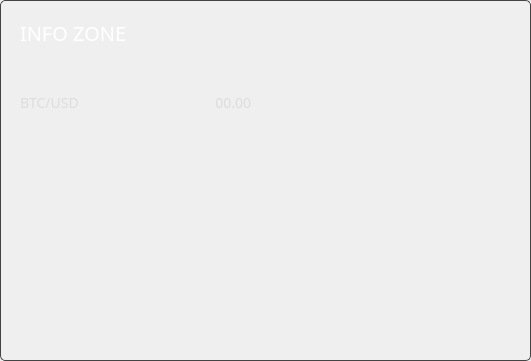
      <widget class="QGroupBox" name="ov_marketBox">
       <property name="geometry">
        <rect>
         <x>510</x>
         <y>20</y>
         <width>531</width>
         <height>361</height>
        </rect>
       </property>
       <property name="styleSheet">
        <string notr="true">border-radius: 5px; border: 1px solid #444;</string>
       </property>
       <property name="title">
        <string/>
       </property>
       <widget class="QLabel" name="m_chart">
        <property name="geometry">
         <rect>
          <x>20</x>
          <y>140</y>
          <width>481</width>
          <height>191</height>
         </rect>
        </property>
        <property name="minimumSize">
         <size>
          <width>481</width>
          <height>191</height>
         </size>
        </property>
        <property name="styleSheet">
         <string notr="true">border: none;</string>
        </property>
        <property name="text">
         <string/>
        </property>
       </widget>
       <widget class="QLabel" name="m_volume">
        <property name="geometry">
         <rect>
          <x>380</x>
          <y>90</y>
          <width>111</width>
          <height>25</height>
         </rect>
        </property>
        <property name="font">
         <font>
          <family>Poppins</family>
          <pointsize>-1</pointsize>
         </font>
        </property>
        <property name="styleSheet">
         <string notr="true">color: #ddd;
background: transparent;
font-family: Poppins;
font-size: 14px;
border: none;</string>
        </property>
        <property name="text">
         <string notr="true"></string>
        </property>
        <property name="alignment">
         <set>Qt::AlignRight|Qt::AlignTrailing|Qt::AlignVCenter</set>
        </property>
       </widget>
       <widget class="QLabel" name="m_marketCap">
        <property name="geometry">
         <rect>
          <x>410</x>
          <y>60</y>
          <width>81</width>
          <height>25</height>
         </rect>
        </property>
        <property name="font">
         <font>
          <family>Poppins</family>
          <pointsize>-1</pointsize>
         </font>
        </property>
        <property name="styleSheet">
         <string notr="true">color: #ddd;
background: transparent;
font-family: Poppins;
font-size: 14px;
border: none;</string>
        </property>
        <property name="text">
         <string notr="true"></string>
        </property>
        <property name="alignment">
         <set>Qt::AlignRight|Qt::AlignTrailing|Qt::AlignVCenter</set>
        </property>
       </widget>
       <widget class="QLabel" name="m_nbxcusd">
        <property name="geometry">
         <rect>
          <x>170</x>
          <y>60</y>
          <width>81</width>
          <height>25</height>
         </rect>
        </property>
        <property name="font">
         <font>
          <family>Poppins</family>
          <pointsize>-1</pointsize>
         </font>
        </property>
        <property name="styleSheet">
         <string notr="true">color: #ddd;
background: transparent;
font-family: Poppins;
font-size: 14px;
border: none;</string>
        </property>
        <property name="text">
         <string notr="true"></string>
        </property>
        <property name="alignment">
         <set>Qt::AlignRight|Qt::AlignTrailing|Qt::AlignVCenter</set>
        </property>
       </widget>
       <widget class="QLabel" name="label_12">
        <property name="geometry">
         <rect>
          <x>20</x>
          <y>60</y>
          <width>91</width>
          <height>25</height>
         </rect>
        </property>
        <property name="font">
         <font>
          <family>Poppins</family>
          <pointsize>-1</pointsize>
         </font>
        </property>
        <property name="styleSheet">
         <string notr="true">color: #ddd;
background: transparent;
font-family: Poppins;
font-size: 14px;
border: none;</string>
        </property>
        <property name="text">
         <string></string>
        </property>
       </widget>
       <widget class="QLabel" name="m_btcusd">
        <property name="geometry">
         <rect>
          <x>180</x>
          <y>90</y>
          <width>71</width>
          <height>25</height>
         </rect>
        </property>
        <property name="font">
         <font>
          <family>Poppins</family>
          <pointsize>-1</pointsize>
         </font>
        </property>
        <property name="styleSheet">
         <string notr="true">color: #ddd;
background: transparent;
font-family: Poppins;
font-size: 14px;
border: none;</string>
        </property>
        <property name="text">
         <string notr="true">00.00</string>
        </property>
        <property name="alignment">
         <set>Qt::AlignRight|Qt::AlignTrailing|Qt::AlignVCenter</set>
        </property>
       </widget>
       <widget class="QLabel" name="label_7">
        <property name="geometry">
         <rect>
          <x>270</x>
          <y>90</y>
          <width>61</width>
          <height>25</height>
         </rect>
        </property>
        <property name="font">
         <font>
          <family>Poppins</family>
          <pointsize>-1</pointsize>
         </font>
        </property>
        <property name="styleSheet">
         <string notr="true">color: #ddd;
background: transparent;
font-family: Poppins;
font-size: 14px;
border: none;</string>
        </property>
        <property name="text">
         <string></string>
        </property>
       </widget>
       <widget class="QLabel" name="label_9">
        <property name="geometry">
         <rect>
          <x>270</x>
          <y>60</y>
          <width>101</width>
          <height>25</height>
         </rect>
        </property>
        <property name="font">
         <font>
          <family>Poppins</family>
          <pointsize>-1</pointsize>
         </font>
        </property>
        <property name="styleSheet">
         <string notr="true">color: #ddd;
background: transparent;
font-family: Poppins;
font-size: 14px;
border: none;</string>
        </property>
        <property name="text">
         <string></string>
        </property>
       </widget>
       <widget class="QLabel" name="label_11">
        <property name="geometry">
         <rect>
          <x>20</x>
          <y>90</y>
          <width>91</width>
          <height>25</height>
         </rect>
        </property>
        <property name="font">
         <font>
          <family>Poppins</family>
          <pointsize>-1</pointsize>
         </font>
        </property>
        <property name="styleSheet">
         <string notr="true">color: #ddd;
background: transparent;
font-family: Poppins;
font-size: 14px;
border: none;</string>
        </property>
        <property name="text">
         <string>BTC/USD</string>
        </property>
       </widget>
       <widget class="QPushButton" name="chartButton">
        <property name="geometry">
         <rect>
          <x>660</x>
          <y>270</y>
          <width>21</width>
          <height>23</height>
         </rect>
        </property>
        <property name="text">
         <string/>
        </property>
        <property name="icon">
         <iconset resource="../../resources.qrc">
          <normaloff>:/icons/tx-mined</normaloff>:/icons/tx-mined</iconset>
        </property>
       </widget>
       <widget class="QLabel" name="m_chart_2">
        <property name="geometry">
         <rect>
          <x>20</x>
          <y>140</y>
          <width>481</width>
          <height>191</height>
         </rect>
        </property>
        <property name="styleSheet">
         <string notr="true">border: none;</string>
        </property>
        <property name="text">
         <string/>
        </property>
       </widget>
       <widget class="QLabel" name="label_13">
        <property name="geometry">
         <rect>
          <x>20</x>
          <y>20</y>
          <width>241</width>
          <height>25</height>
         </rect>
        </property>
        <property name="font">
         <font>
          <family>Poppins</family>
          <pointsize>-1</pointsize>
         </font>
        </property>
        <property name="styleSheet">
         <string notr="true">color: #fff;
background: transparent;
font-size: 20px;
font-family: Poppins;
border: none;
text-align: left;
</string>
        </property>
        <property name="text">
         <string>INFO ZONE</string>
        </property>
       </widget>
       <zorder>m_volume</zorder>
       <zorder>m_marketCap</zorder>
       <zorder>m_nbxcusd</zorder>
       <zorder>label_12</zorder>
       <zorder>m_btcusd</zorder>
       <zorder>label_7</zorder>
       <zorder>label_9</zorder>
       <zorder>label_11</zorder>
       <zorder>chartButton</zorder>
       <zorder>m_chart_2</zorder>
       <zorder>label_13</zorder>
       <zorder>m_chart</zorder>

      </widget>
